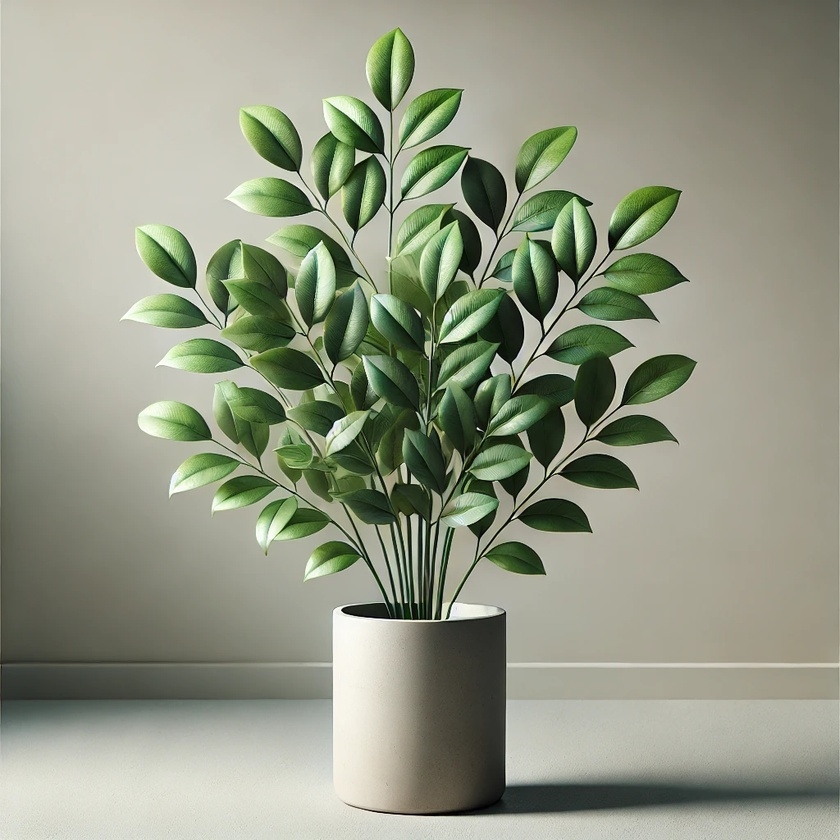
#> input picture 3D object/images/image1.jpg.jpg, 840 x 840 px, shrunk from 1024 x 1024 before the run; its folder holds 4 pictures in this run
$ python temp.py
#> lines starting #> are read from the running program, lines starting #| are printed output that depends on the picture
import cv2
import glob
import os
import numpy as np  # Import NumPy


# ✅ Define your image folder path
image_folder = r"C:\Users\Banty\OneDrive\Desktop\Python\3D object\images"  # Update this path

# ✅ Load images (supports JPG, PNG)
image_files = sorted(glob.glob(os.path.join(image_folder, "*.jpg"))) \

# ✅ Check if images exist
if len(image_files) == 0:
    print("❌ No images found! Check folder path and image formats.")
    exit()

# ✅ Load images using OpenCV
images = [cv2.imread(img) for img in image_files if cv2.imread(img) is not None]
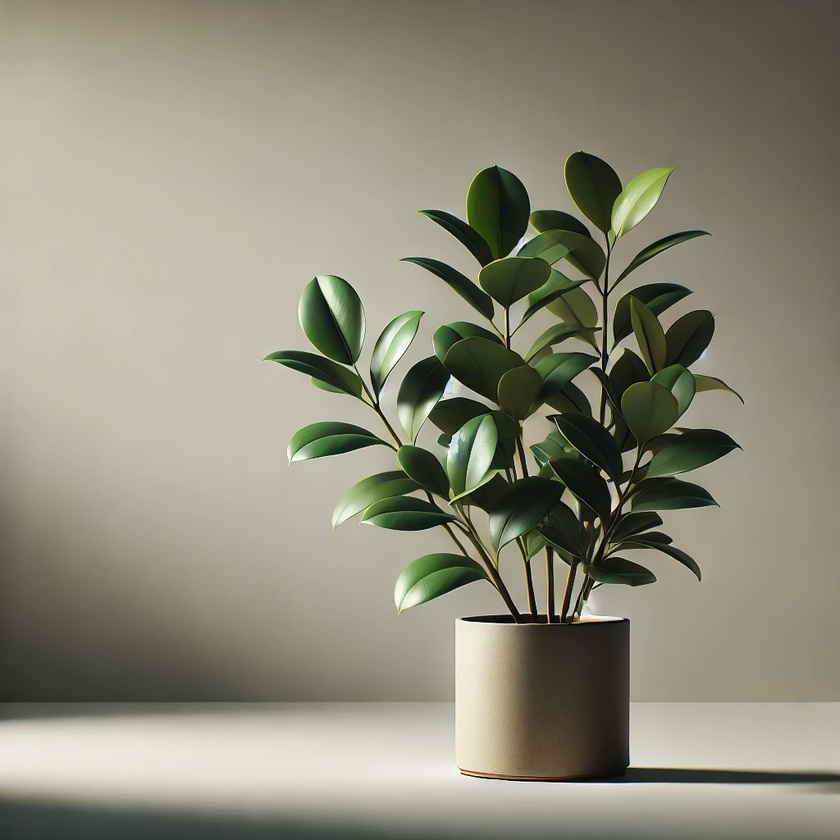
#> input picture 3D object/images/image2.jpg.jpg, 840 x 840 px, shrunk from 1024 x 1024 before the run
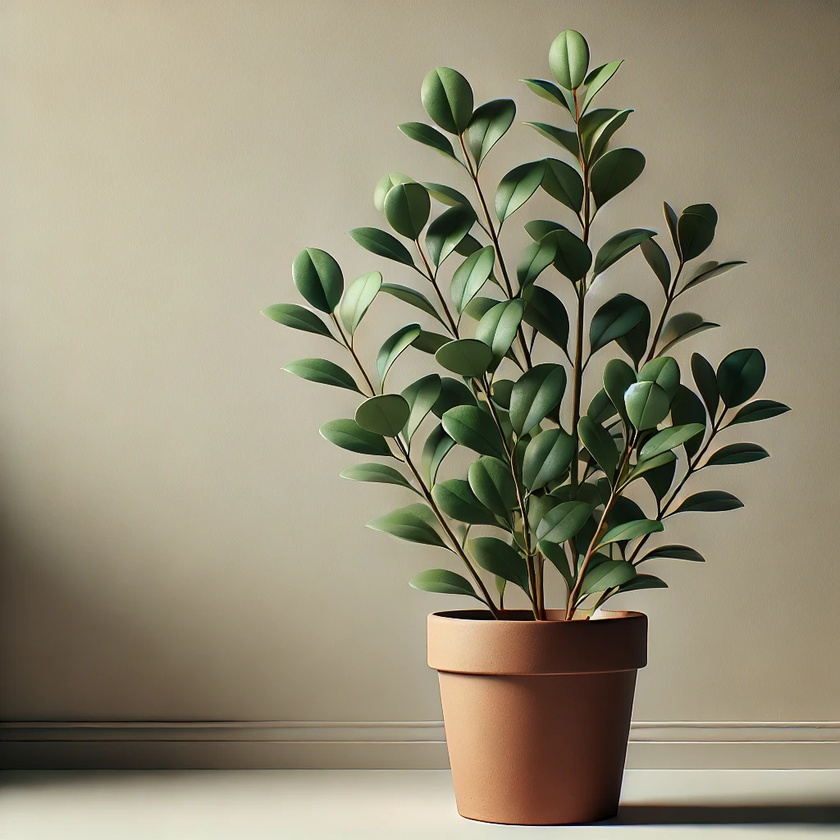
#> input picture 3D object/images/image3.jpg.jpg, 840 x 840 px, shrunk from 1024 x 1024 before the run
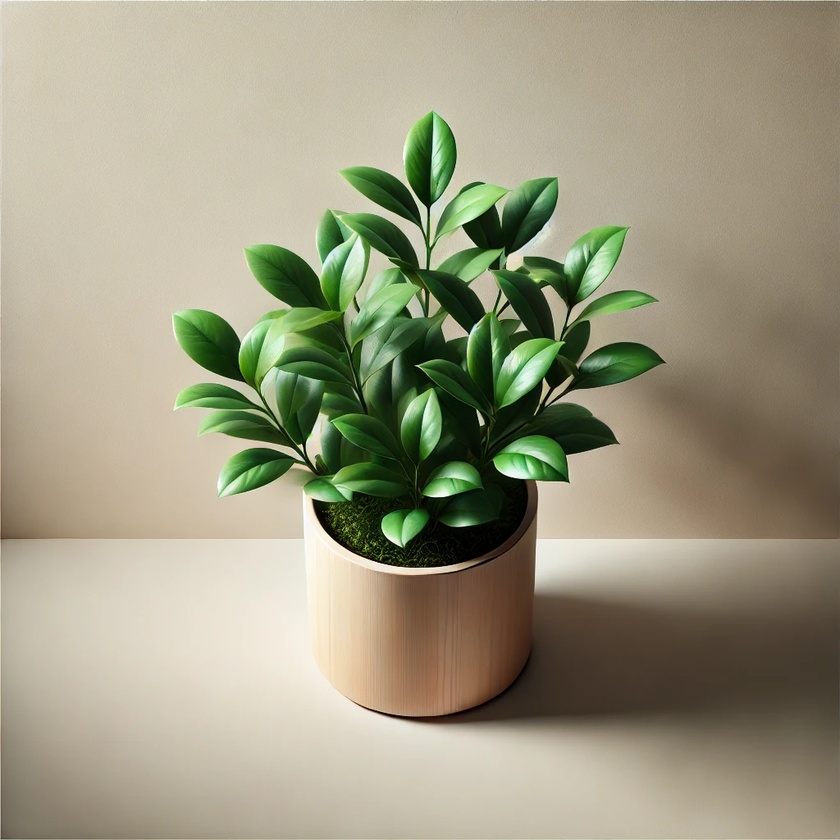
#> input picture 3D object/images/image4.jpg.jpg, 840 x 840 px, shrunk from 1024 x 1024 before the run
#> images = 4 items

# ✅ Verify images loaded
print(f"✅ Successfully loaded {len(images)} images.")
#| ✅ Successfully loaded 4 images.


# ✅ Convert images to grayscale (only if images are loaded)
gray_images = [cv2.cvtColor(img, cv2.COLOR_BGR2GRAY) for img in images]
#> gray_images = 4 items

# ✅ Ensure grayscale images are loaded
if len(gray_images) < 2:
    print("❌ Need at least 2 images for 3D reconstruction!")
    exit()


# ✅ Use SIFT for better feature matching
sift = cv2.SIFT_create()

keypoints, descriptors = [], []
for img in gray_images:
    kp, des = sift.detectAndCompute(img, None)
    keypoints.append(kp)
    descriptors.append(np.float32(des) if des is not None else [])
#> this loop made 4 passes
#> after the loop, descriptors = 4 items; keypoints = 4 items


# ✅ Ensure valid descriptors exist
if len(descriptors) < 2 or len(descriptors[0]) == 0 or len(descriptors[1]) == 0:
    print("❌ Not enough feature descriptors found!")
    exit()

# ✅ FLANN-based feature matching
FLANN_INDEX_KDTREE = 1
index_params = dict(algorithm=FLANN_INDEX_KDTREE, trees=5)
search_params = dict(checks=50)

flann = cv2.FlannBasedMatcher(index_params, search_params)

# ✅ Match descriptors with FLANN and filter using Lowe’s Ratio
good_matches = []
matches = flann.knnMatch(descriptors[0], descriptors[1], k=2)
#> matches = 847 matches
for m, n in matches:
    if m.distance < 0.75 * n.distance:  # Adjust threshold for better accuracy
        good_matches.append(m)
#> after the loop, good_matches = 27 matches


import matplotlib.pyplot as plt

# ✅ Draw matches between first two images
img_matches = cv2.drawMatches(images[0], keypoints[0], images[1], keypoints[1], good_matches[:50], None)
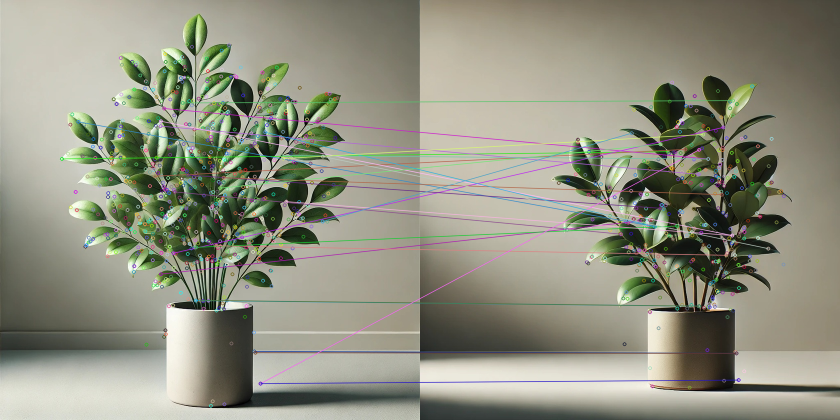
#> img_matches: shape (840, 1680, 3) (shown at 1/2 size); mean of channels 0, 1, 2 128, 144.7, 143.9; drawn as B, G, R

# ✅ Display using Matplotlib
plt.figure(figsize=(10, 5))
plt.imshow(img_matches)
plt.axis("off")
plt.show()


import numpy as np

# ✅ Extract matched keypoints
pts1 = np.float32([keypoints[0][m.queryIdx].pt for m in good_matches])
#> pts1 = 27 pairs, first value 123.5 to 645.4, second value 205.4 to 766.7
pts2 = np.float32([keypoints[1][m.trainIdx].pt for m in good_matches])
#> pts2 = 27 pairs, first value 401.3 to 696.1, second value 200.7 to 759.6

# Use RANSAC to remove bad matches
F, mask = cv2.findFundamentalMat(pts1, pts2, cv2.FM_RANSAC, 1.0, 0.99)
#> F = [[4.19e-06, 1.49e-06, -0.00237], [-2.49e-06, 4.52e-07, 0.000747], [-0.00116, -0.0011, 1]]; mask = 27 values, max 1 at index 0, min 0 at index 1, mean 0.333
pts1 = pts1[mask.ravel() == 1]
#> pts1 = [[123.5, 317.4], [327.8, 216.6], [365.1, 205.4], [391.3, 600.6], [391.7, 494.2], [508.1, 702.3], [510.4, 705], [520.7, 766.7], [530, 264.1]]
pts2 = pts2[mask.ravel() == 1]
#> pts2 = [[494.9, 302.9], [576, 317.5], [625.4, 200.7], [558, 611.9], [513.9, 451.5], [632.4, 706.2], [632.4, 706.2], [636.8, 759.6], [469.3, 452.8]]

print(f"✅ Matches after RANSAC: {len(pts1)}")
#| ✅ Matches after RANSAC: 9


# ✅ Camera intrinsic matrix (Assumed values)
K = np.array([[1000, 0, images[0].shape[1]//2],
              [0, 1000, images[0].shape[0]//2],
              [0, 0, 1]])
#> K = [[1000, 0, 420], [0, 1000, 420], [0, 0, 1]]

# ✅ Compute fundamental & essential matrices
F, _ = cv2.findFundamentalMat(pts1, pts2, cv2.FM_RANSAC)
#> F = [[4.2e-06, 1.47e-06, -0.00237], [-2.47e-06, 4.43e-07, 0.000742], [-0.00118, -0.00109, 1]]
E = K.T @ F @ K
#> E = [[4.2, 1.47, 0.0165], [-2.47, 0.443, -0.11], [-0.452, -0.284, 0.0079]]

# ✅ Recover pose (rotation R and translation t)
_, R, t, _ = cv2.recoverPose(E, pts1, pts2, K)
#> R = [[0.623, -0.745, 0.238], [0.755, 0.653, 0.0679], [-0.206, 0.138, 0.969]]; t = [0.161, 0.0944, 0.982]


# ✅ Define Projection Matrices
P1 = np.hstack((np.eye(3), np.zeros((3, 1))))  # Camera 1
#> P1 = [[1, 0, 0, 0], [0, 1, 0, 0], [0, 0, 1, 0]]
P2 = np.hstack((R, t))  # Camera 2
#> P2 = [[0.623, -0.745, 0.238, 0.161], [0.755, 0.653, 0.0679, 0.0944], [-0.206, 0.138, 0.969, 0.982]]

# ✅ Convert points to homogeneous coordinates
pts1_h = cv2.undistortPoints(np.expand_dims(pts1, axis=1), K, None)
#> pts1_h = [[-0.296, -0.103], [-0.0922, -0.203], [-0.0549, -0.215], [-0.0287, 0.181], [-0.0283, 0.0742], [0.0881, 0.282], [0.0904, 0.285], [0.101, 0.347], [0.11, -0.156]]
pts2_h = cv2.undistortPoints(np.expand_dims(pts2, axis=1), K, None)
#> pts2_h = [[0.0749, -0.117], [0.156, -0.102], [0.205, -0.219], [0.138, 0.192], [0.0939, 0.0315], [0.212, 0.286], [0.212, 0.286], [0.217, 0.34], [0.0493, 0.0328]]

if len(pts1) < 10 or len(pts2) < 10:
    print("❌ Not enough points for triangulation!")
    exit()
#> (the program exits here)
